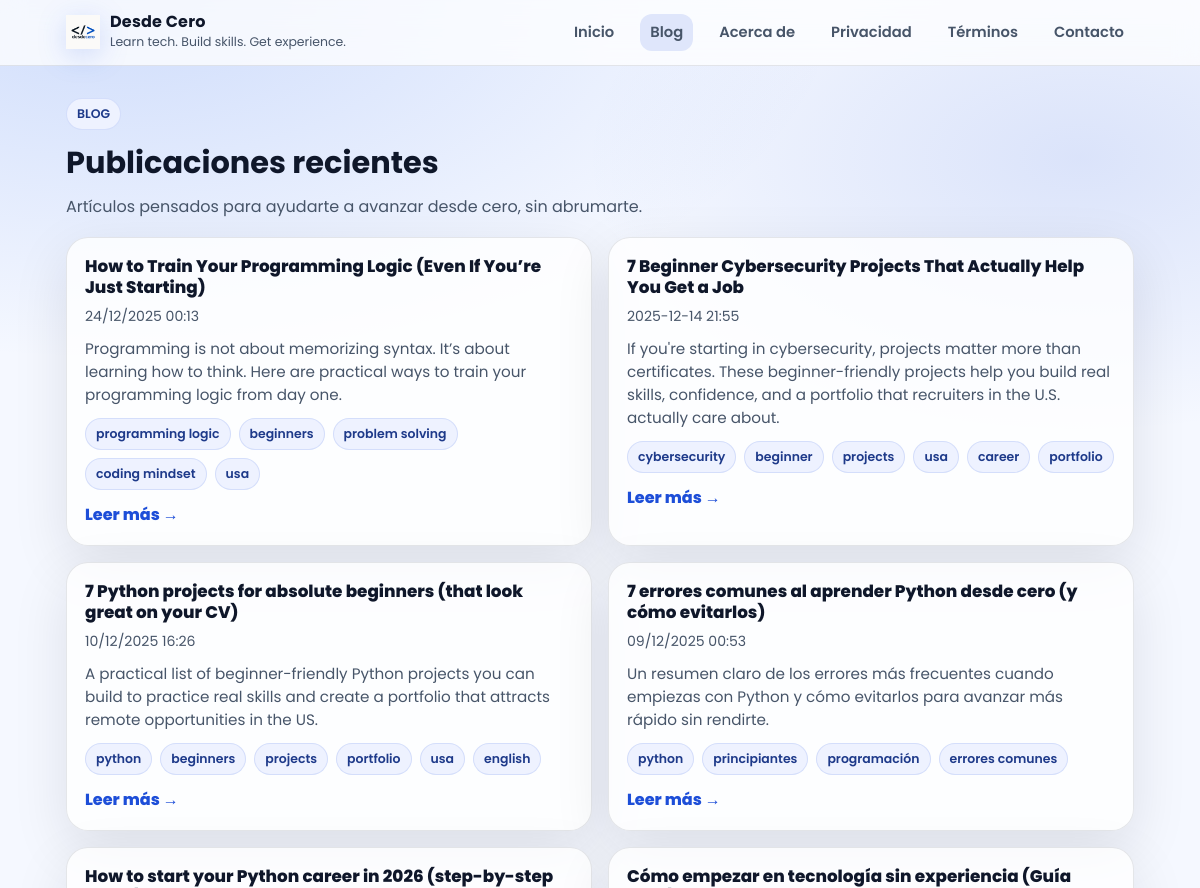
/blog (upper part), run on an earlier commit of the app's database.
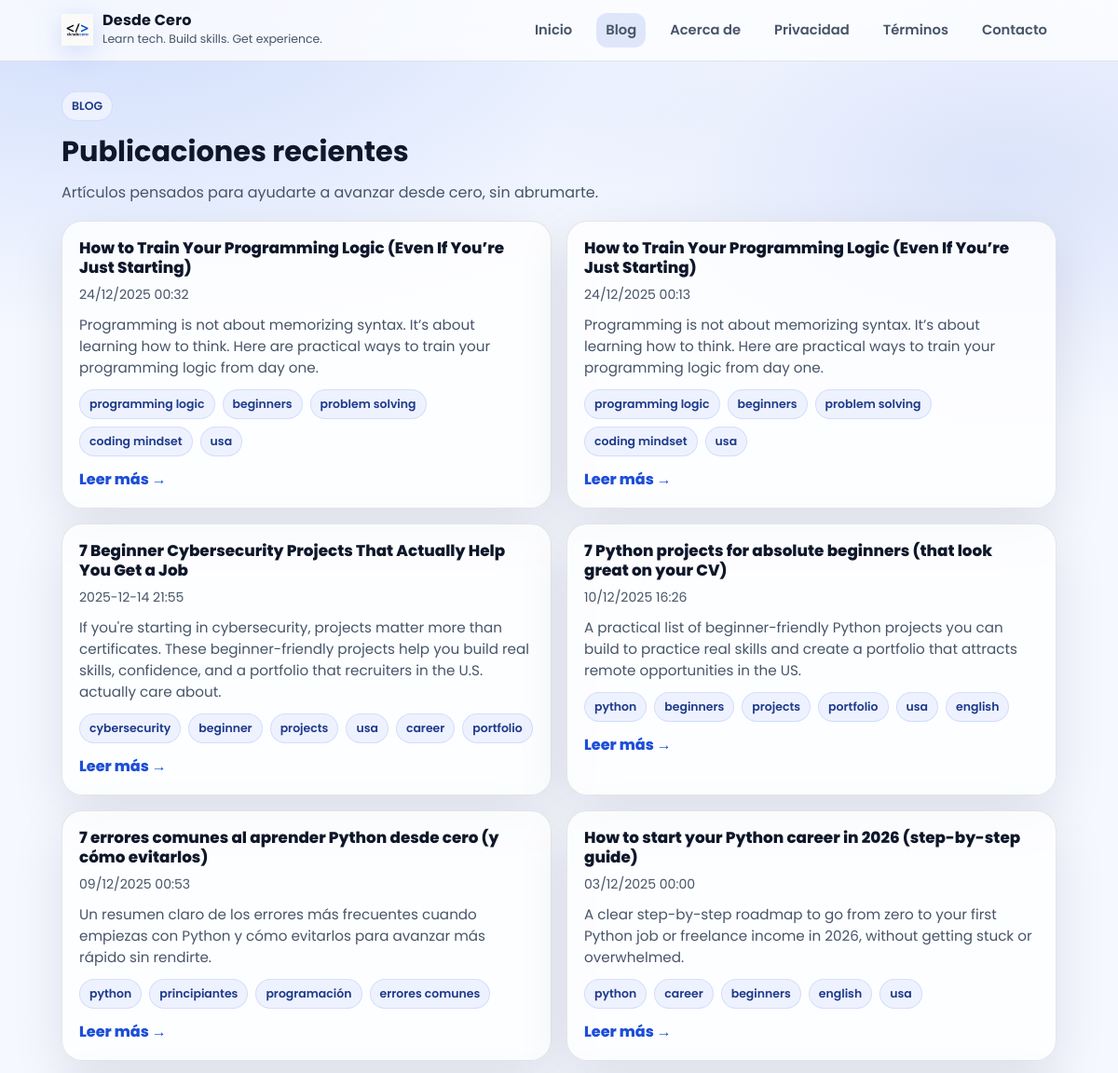
And on a later commit of the database.
### tables this page shows
CREATE TABLE posts (
            id      INTEGER PRIMARY KEY AUTOINCREMENT,
            title   TEXT NOT NULL,
            slug    TEXT NOT NULL UNIQUE,
            date    TEXT NOT NULL,      -- formato ISO 'YYYY-MM-DD HH:MM:SS'
            tags    TEXT,
            excerpt TEXT,
            content TEXT NOT NULL
        , content_html TEXT);

### main.py (the view)
@app.route("/blog")
def blog_list():
    posts = get_all_posts()
    return render_template("blog_list.html", posts=posts)

### main.py (called while the page is built)
def get_conn():
    conn = sqlite3.connect(DB_PATH)
    conn.row_factory = sqlite3.Row  # permite acceder por nombre de columna
    return conn

def get_all_posts():
    conn = get_conn()
    cur = conn.cursor()
    cur.execute("SELECT * FROM posts ORDER BY date DESC")
    rows = cur.fetchall()
    conn.close()
    return rows

@app.template_filter("fecha")
def formato_fecha(value):
    try:
        if isinstance(value, str):
            dt = datetime.strptime(value, "%Y-%m-%d %H:%M:%S")
        else:
            dt = value
        return dt.strftime("%d/%m/%Y %H:%M")
    except Exception:
        return value

@app.context_processor
def inject_globals():
    now = datetime.utcnow()
    return {
        "now": now,
        "current_year": now.year,
        "site_name": "Desde Cero",
    }

### templates/blog_list.html (shortened to what this page needs)
{% extends "base.html" %}
{% set active_page = 'blog' %}
{% block content %}
<div class="wrap">
  <div class="header">
    <div class="chip">BLOG</div>
    <h1 style="margin-top:10px;">Publicaciones recientes</h1>
    <p>Artículos pensados para ayudarte a avanzar desde cero, sin abrumarte.</p>
  </div>
  {% if posts %}
    <div class="grid">
      {% for post in posts %}
        <article class="card post-card">
          <h2>
            <a href="{{ url_for('post_detail', slug=post['slug']) }}">{{ post['title'] }}</a>
          </h2>
          <div class="meta">
            {{ post['date']|fecha }}
          </div>
          {% if post['excerpt'] %}
            <p class="excerpt">{{ post['excerpt'] }}</p>
          {% endif %}
          {% if post['tags'] %}
            <div class="chips">
              {% for tag in post['tags'].split(',') %}
                <span class="chip">{{ tag.strip() }}</span>
              {% endfor %}
            </div>
          {% endif %}
          <a class="read" href="{{ url_for('post_detail', slug=post['slug']) }}">Leer más →</a>
        </article>
      {% endfor %}
    </div>
  {% else %}
    <p style="color:var(--muted);">Todavía no hay publicaciones.</p>
  {% endif %}
</div>
{% endblock %}

### templates/base.html (shortened to what this page needs)
<!doctype html>
<html lang="es">
<head>
</head>
<body>
  <header class="navbar">
    <div class="nav-inner">
      <a href="{{ url_for('home') }}" class="brand">
        <img src="{{ url_for('static', filename='logo.png') }}" alt="Logo">
        <div>
          <div class="brand-title">Desde Cero</div>
          <div class="brand-sub">Learn tech. Build skills. Get experience.</div>
        </div>
      </a>
      <nav class="nav-links">
        <a href="{{ url_for('home') }}" class="{% if active_page == 'home' %}nav-active{% endif %}">Inicio</a>
        <a href="{{ url_for('blog_list') }}" class="{% if active_page == 'blog' %}nav-active{% endif %}">Blog</a>
        <a href="{{ url_for('about') }}" class="{% if active_page == 'about' %}nav-active{% endif %}">Acerca de</a>
        <a href="{{ url_for('privacy') }}">Privacidad</a>
        <a href="{{ url_for('terms') }}">Términos</a>
        <a href="{{ url_for('contact') }}">Contacto</a>
      </nav>
    </div>
  </header>
  <main class="page">
    {% block content %}{% endblock %}
  </main>
</body>
</html>

### templates/base.html (style rules this page uses)
:root { --bg: #f5f8ff; --panel: rgba(255,255,255,.78); --panel-strong: #ffffff; --text: #0f172a; --muted: #475569; --border: rgba(15,23,42,.10); --shadow: 0 18px 55px rgba(15, 23, 42, .10); --blue: #1d4ed8; --blue2:#2563eb; --blueSoft:#eaf2ff; --chip:#eef2ff; }
* { box-sizing:border-box; }
body { margin:0; font-family:"Poppins", sans-serif; background: radial-gradient(1200px 600px at 10% 0%, rgba(37,99,235,.18), transparent 60%), radial-gradient(900px 500px at 90% 10%, rgba(29,78,216,.12), transparent 55%), var(--bg); color:var(--text); }
.navbar { position:sticky; top:0; z-index:50; background: rgba(255,255,255,.75); backdrop-filter: blur(12px); border-bottom: 1px solid var(--border); }
.nav-inner { max-width:1100px; margin:0 auto; padding: 14px 16px; display:flex; align-items:center; justify-content:space-between; gap:14px; }
.brand { display:flex; align-items:center; gap:10px; text-decoration:none !important; color:inherit; }
.brand img { width:34px;height:34px;object-fit:contain; filter: drop-shadow(0 6px 14px rgba(29,78,216,.18)); }
.brand-title { font-weight:700; line-height:1.05; letter-spacing: .2px; }
.brand-sub { font-size:.78rem; color:var(--muted); margin-top:2px; }
.nav-links { display:flex; align-items:center; gap:16px; flex-wrap:wrap; }
.nav-links a { text-decoration:none; color:var(--muted); font-weight:600; font-size:.92rem; padding:8px 10px; border-radius: 12px; transition:.15s ease; }
.nav-active { background: rgba(29,78,216,.12); color: var(--blue); }
.page { max-width:1100px; margin: 0 auto; padding: 26px 16px 70px; }
.card { background: var(--panel); border: 1px solid var(--border); border-radius: 22px; box-shadow: var(--shadow); }
.chip { display:inline-flex; align-items:center; gap:6px; padding: 6px 10px; border-radius: 999px; background: var(--chip); border: 1px solid rgba(29,78,216,.12); color: #1e3a8a; font-size: .78rem; font-weight: 600; }

### templates/blog_list.html (style rules this page uses)
.wrap { padding-top: 6px; }
.header { margin-bottom: 18px; }
.header h1 { margin:0; font-size:1.9rem; }
.header p { margin:8px 0 0; color: var(--muted); }
.grid { display:grid; gap:16px; }
@media (min-width:900px) { .grid { grid-template-columns: repeat(2, minmax(0,1fr)); } }
.post-card { padding: 18px; }
.post-card h2 { margin:0 0 8px; font-size:1.05rem; line-height:1.25; }
.post-card h2 a { color: var(--text); text-decoration:none; font-weight:800; }
.meta { color: var(--muted); font-size:.88rem; margin-bottom: 10px; }
.excerpt { margin:0; color: var(--muted); font-size:.95rem; }
.chips { display:flex; flex-wrap:wrap; gap:8px; margin-top:12px; }
.read { margin-top: 12px; display:inline-flex; font-weight:800; color: var(--blue); text-decoration:none; }

What changed in the data, as far as the page shows it:
added posts: title "How to Train Your Programming Logic (Even If You’re Just Starting)", date|fecha "24/12/2025 00:32", excerpt "Programming is not about memorizing syntax. It’s about learning how to think. Here are practical ways to train your programming logic from day one.", strip "programming logic" "beginners" "problem solving" "coding mindset" "usa"
now on this page (row unchanged): posts: title "How to start your Python career in 2026 (step-by-step guide)", date|fecha "03/12/2025 00:00", excerpt "A clear step-by-step roadmap to go from zero to your first Python job or freelance income in 2026, without getting stuck or overwhelmed.", strip "python" "career" "beginners" "english" "usa"
